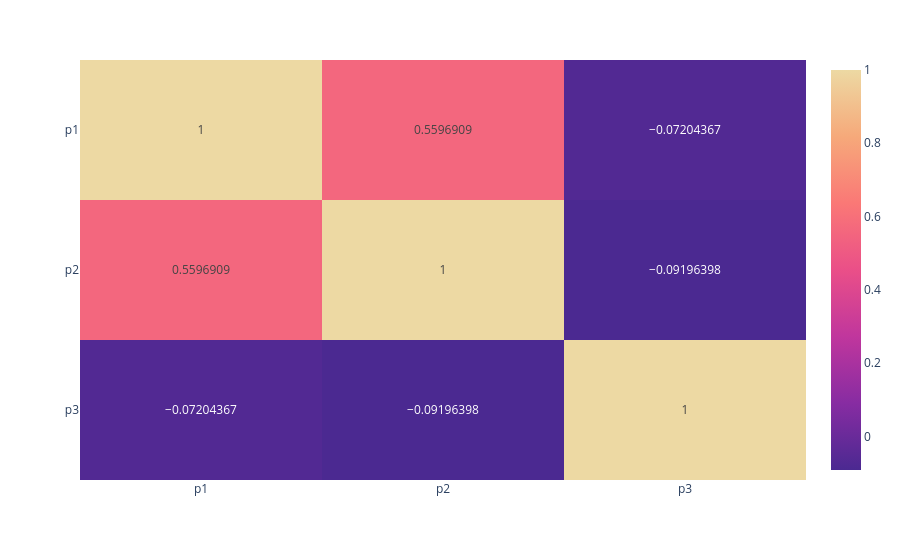

Notebook code cell kept with this figure:
### Code cell
fig_corr

### Figure 1 — Plotly figure (JSON) as saved in the notebook; plotly's stock layout.template omitted (floating-point values rounded to 4 significant figures)
{"data": [{"coloraxis": "coloraxis", "hovertemplate": "x: %{x}<br>y: %{y}<br>color: %{z}<extra></extra>", "name": "0", "texttemplate": "%{z}", "type": "heatmap", "x": ["p1", "p2", "p3"], "xaxis": "x", "y": ["p1", "p2", "p3"], "yaxis": "y", "z": [[1.0, 0.5597, -0.07204], [0.5597, 1.0, -0.09196], [-0.07204, -0.09196, 1.0]]}], "layout": {"coloraxis": {"colorscale": [[0, "rgb(75, 41, 145)"], [0.1667, "rgb(135, 44, 162)"], [0.3333, "rgb(192, 54, 157)"], [0.5, "rgb(234, 79, 136)"], [0.6667, "rgb(250, 120, 118)"], [0.8333, "rgb(246, 169, 122)"], [1, "rgb(237, 217, 163)"]]}, "margin": {"t": 60}, "xaxis": {"anchor": "y", "domain": [0, 1]}, "yaxis": {"anchor": "x", "autorange": "reversed", "domain": [0, 1]}}}
